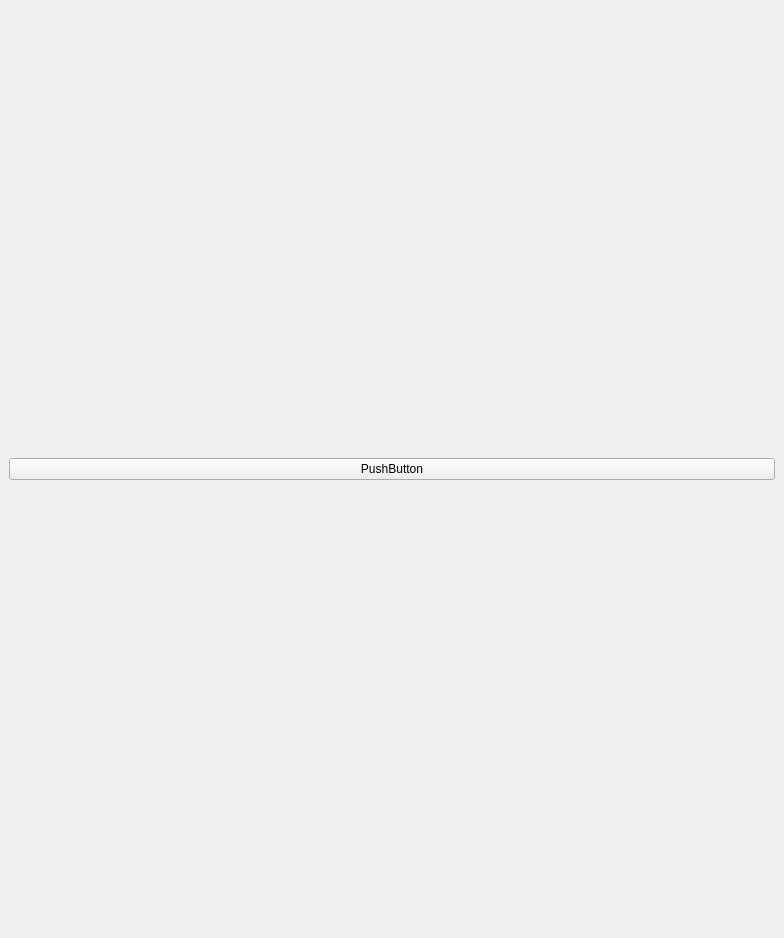
<?xml version="1.0" encoding="UTF-8"?>
<ui version="4.0">
 <class>EchoDockWidgetBase</class>
 <widget class="QDockWidget" name="EchoDockWidgetBase">
  <property name="geometry">
   <rect>
    <x>0</x>
    <y>0</y>
    <width>784</width>
    <height>938</height>
   </rect>
  </property>
  <property name="windowTitle">
   <string>Echo</string>
  </property>
  <widget class="QWidget" name="dockWidgetContents">
   <layout class="QGridLayout" name="gridLayout">
    <item row="0" column="0">
     <widget class="QPushButton" name="pushButton">
      <property name="text">
       <string>PushButton</string>
      </property>
     </widget>
    </item>
   </layout>
  </widget>
 </widget>
 <resources/>
 <connections/>
</ui>
